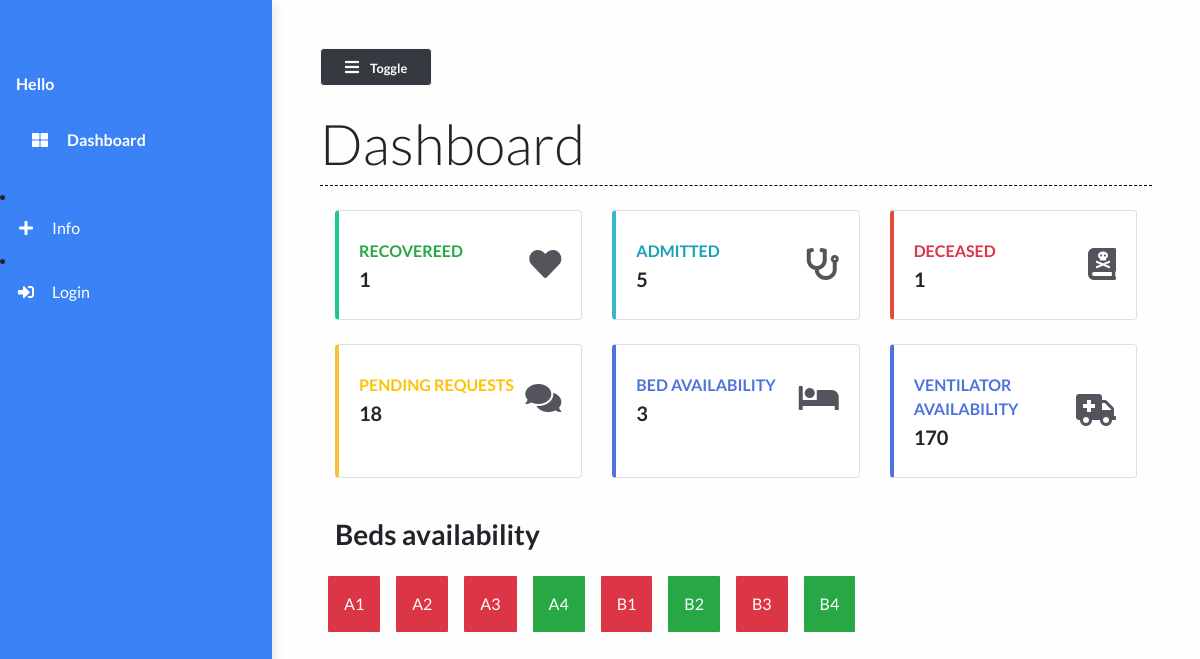
The page / on the database its author committed.
### main/models.py (models this page shows)
class Bed(models.Model):
    bed_number = models.CharField(max_length=50)
    occupied = models.BooleanField()
    def __str__(self):
        return self.bed_number

### main/views.py (the view)
# urls.py: path("", views.dashboard, name="dashboard"),
def dashboard(request):
    patients = Patient.objects.all()
    patient_count = patients.count()
    patients_recovered = Patient.objects.filter(status="Recovered")
    patients_deceased = Patient.objects.filter(status="Deceased")
    deceased_count = patients_deceased.count()
    recovered_count = patients_recovered.count()
    beds = Bed.objects.all()
    beds_available = Bed.objects.filter(occupied=False).count()
    context = {
        'patient_count': patient_count,
        'recovered_count': recovered_count,
        'beds_available': beds_available,
        'deceased_count':deceased_count,
        'beds':beds
    }
    print(patient_count)
    return render(request, 'main/dashboard.html', context)

### main/templates/main/dashboard.html (shortened to what this page needs)
{% extends 'main/base.html' %}
{% load static %}
{% block contentTitle %}
    Dashboard
{% endblock contentTitle %}
{% block content %}
    <div class="container-fluid">
        <div class="row">
            <div class="col-xl-4 col-md-6 col-sm-12 mb-4">
                <div class="card border-left-success shadow h-100 py-2">
                    <div class="card-body">
                        <div class="row no-gutters align-items-center">
                            <div class="col mr-2">
                                <div class="text-xs font-weight-bold text-success text-uppercase mb-1">
                                    Recovereed</div>
                                <div class="h5 mb-0 font-weight-bold text-gray-800">{{ recovered_count }}</div>
                            </div>
                            <div class="col-auto">
                                <i class="fas fa-heart fa-2x text-gray-300"></i>
                            </div>
                        </div>
                    </div>
                </div>
            </div>
            <div class="col-xl-4 col-md-6 col-sm-12 mb-4">
                <div class="card border-left-info shadow h-100 py-2">
                    <div class="card-body">
                        <div class="row no-gutters align-items-center">
                            <div class="col mr-2">
                                <div class="text-xs font-weight-bold text-info text-uppercase mb-1">
                                    Admitted</div>
                                <div class="h5 mb-0 font-weight-bold text-gray-800">{{ patient_count }}</div>
                            </div>
                            <div class="col-auto">
                                <i class="fas fa-stethoscope fa-2x text-gray-300"></i>
                            </div>
                        </div>
                    </div>
                </div>
            </div>
            <div class="col-xl-4 col-md-6 col-sm-12 mb-4">
                <div class="card border-left-danger shadow h-100 py-2">
                    <div class="card-body">
                        <div class="row no-gutters align-items-center">
                            <div class="col mr-2">
                                <div class="text-xs font-weight-bold text-danger text-uppercase mb-1">Deceased
                                </div>
                                <div class="row no-gutters align-items-center">
                                    <div class="col-auto">
                                        <div class="h5 mb-0 mr-3 font-weight-bold text-gray-800">{{deceased_count}}</div>
                                    </div>
                                </div>
                            </div>
                            <div class="col-auto">
                                <i class="fas fa-book-dead fa-2x text-gray-300"></i>
                            </div>
                        </div>
                    </div>
                </div>
            </div>
            <div class="col-xl-4 col-md-6 col-sm-12 mb-4">
                <div class="card border-left-warning shadow h-100 py-2">
                    <div class="card-body">
                        <div class="row no-gutters align-items-center">
                            <div class="col mr-2">
                                <div class="text-xs font-weight-bold text-warning text-uppercase mb-1">
                                    Pending Requests</div>
                                <div class="h5 mb-0 font-weight-bold text-gray-800">18</div>
                            </div>
                            <div class="col-auto">
                                <i class="fas fa-comments fa-2x text-gray-300"></i>
                            </div>
                        </div>
                    </div>
                </div>
            </div>
            <div class="col-xl-4 col-md-6 col-sm-12 mb-4">
                <div class="card border-left-primary shadow h-100 py-2">
                    <div class="card-body">
                        <div class="row no-gutters align-items-center">
                            <div class="col mr-2">
                                <div class="text-xs font-weight-bold text-blue text-uppercase mb-1">
                                    Bed availability</div>
                                <div class="h5 mb-0 font-weight-bold text-gray-800">{{beds_available}}</div>
                            </div>
                            <div class="col-auto">
                                <i class="fas fa-bed fa-2x text-gray-300"></i>
                            </div>
                        </div>
                    </div>
                </div>
            </div>
            <div class="col-xl-4 col-md-6 col-sm-12 mb-4">
                <div class="card border-left-primary shadow h-100 py-2">
                    <div class="card-body">
                        <div class="row no-gutters align-items-center">
                            <div class="col mr-2">
                                <div class="text-xs font-weight-bold text-blue text-uppercase mb-1">
                                    ventilator availability</div>
                                <div class="h5 mb-0 font-weight-bold text-gray-800">170</div>
                            </div>
                            <div class="col-auto">
                                <i class="fas fa-ambulance fa-2x text-gray-300"></i>
                            </div>
                        </div>
                    </div>
                </div>
            </div>
        </div>
        <div><h3 class="font-weight-bold my-3">Beds availability</h3></div>
        <div class="row">
            {% for bed in beds %}
                <div class="
                {% if bed.occupied == True %}
                bg-danger
                {% elif bed.occupied == False %}
                bg-success
                {% endif %}
                grid-box my-2 mx-2 py-3 px-3 text-white">{{ bed }}</div>
            {% endfor %}
        </div>
    </div>
{% endblock content %}

### static/styles/base.css (style rules this page uses)
body { background: #fffefe; min-height: 100vh; overflow-x: hidden; font-family:Lato,'Helvetica Neue',Helvetica,Arial,sans-serif; }
.border-left-info { border-left: 0.25rem solid #36b9cc !important; }
.border-left-warning { border-left: 0.25rem solid #f6c23e !important; }
.border-left-success { border-left: 0.25rem solid #1cc88a !important; }
.border-left-danger { border-left: 0.25rem solid #e74a3b !important; }
.text-gray-300 { color: #54555c !important; }
.border-left-primary { border-left: 0.25rem solid #4e73df !important; }
.text-blue { color: #4e73df !important; }
.grid-box { border-radius: 1px; }

### rows shown on the page
Bed: bed_number "A1"
Bed: bed_number "A2"
Bed: bed_number "A3"
Bed: bed_number "A4"
Bed: bed_number "B1"
Bed: bed_number "B2"
Bed: bed_number "B3"
Bed: bed_number "B4"

### other values the page prints
{{ recovered_count }} "1"
{{ patient_count }} "5"
{{ deceased_count }} "1"
{{ beds_available }} "3"
